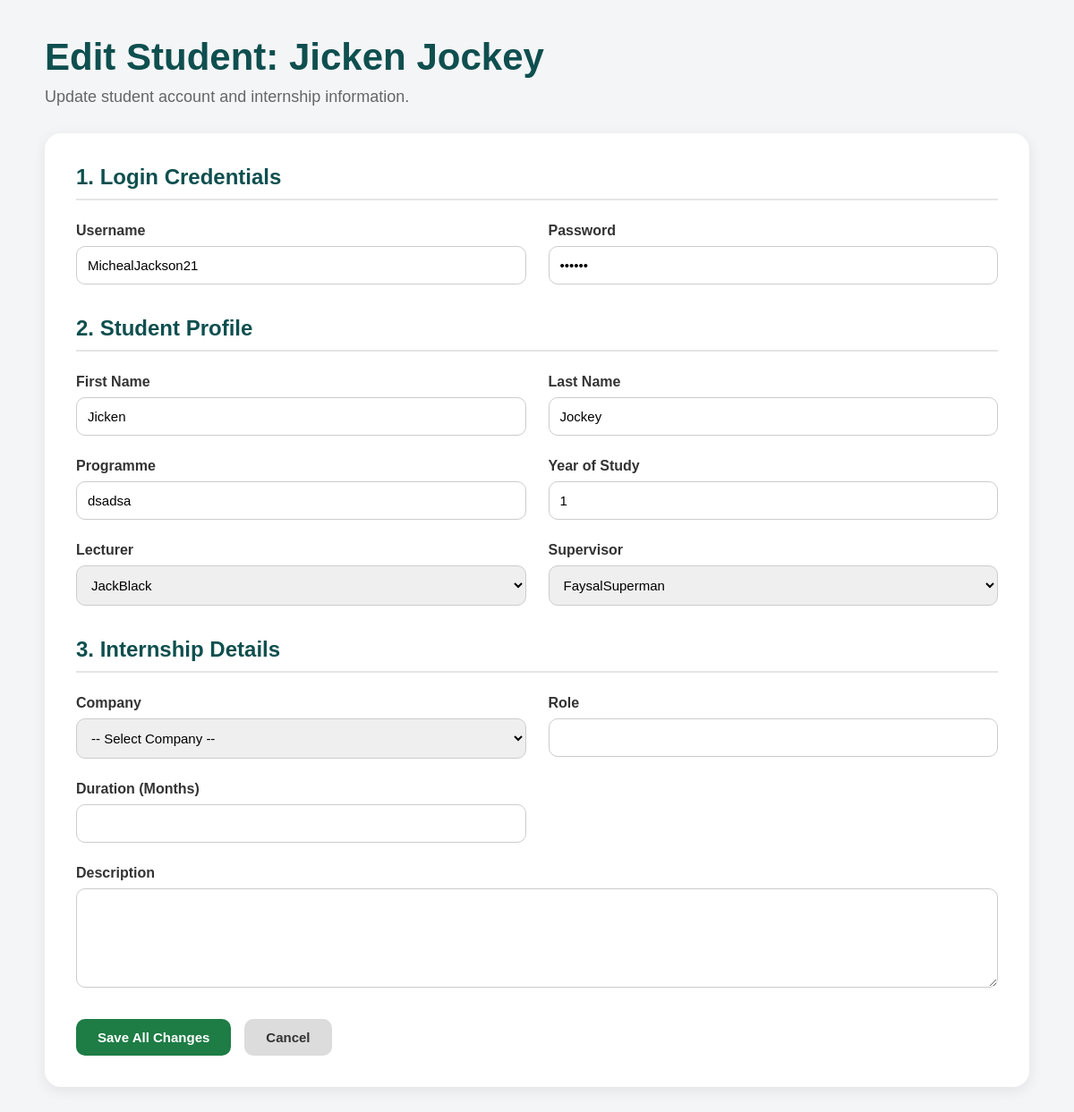
The app's page /AdminDashboard/StudentFunctions/EditStudent.php?id=1 (signed in), older data.
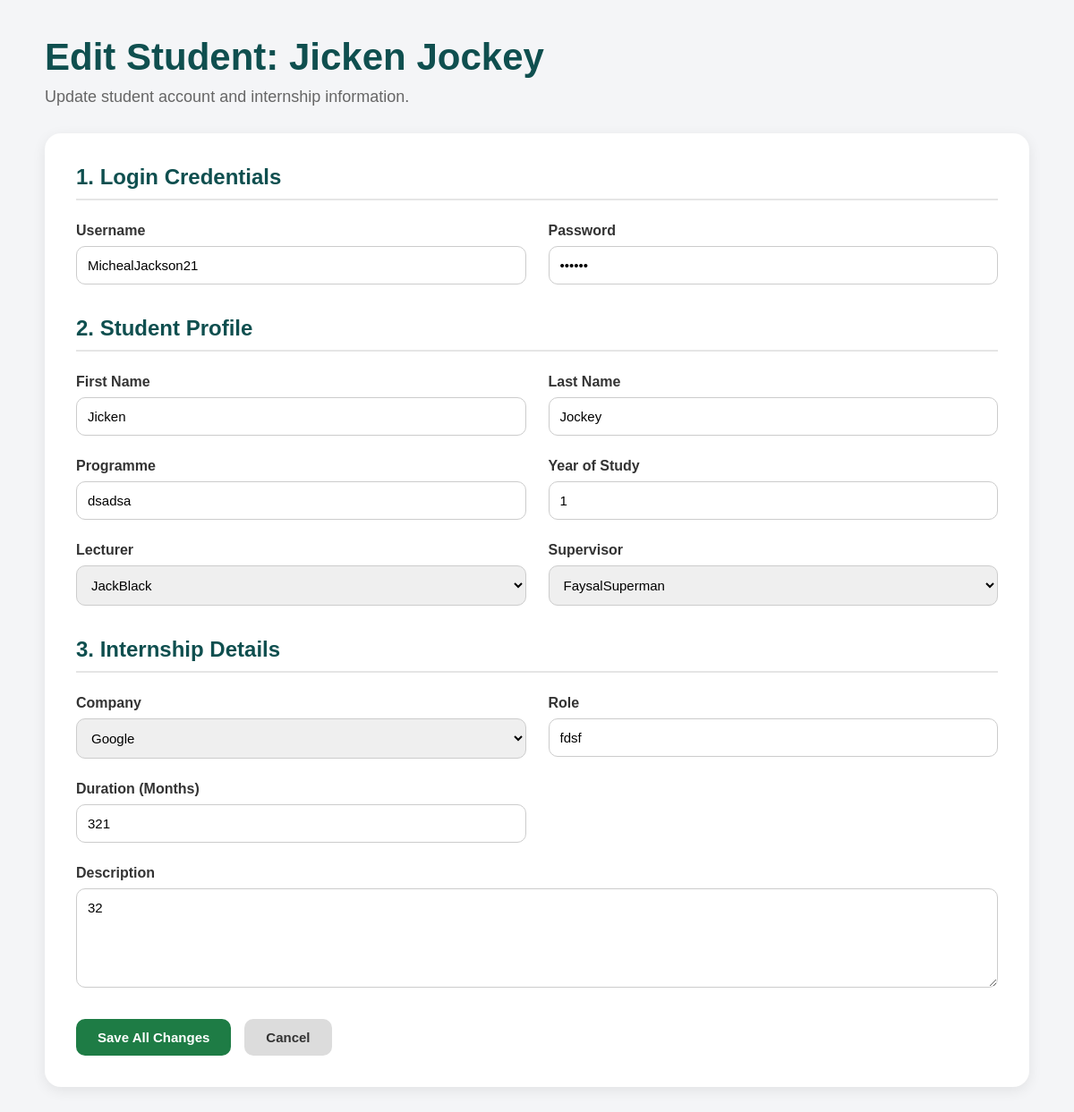
The same page, newer data.
### tables this page shows
CREATE TABLE `studentprofile` (
  `StudentProfileID` int(11) NOT NULL,
  `StudentAccountID` int(11) NOT NULL,
  `FirstName` varchar(100) NOT NULL,
  `LastName` varchar(100) NOT NULL,
  `ProgrammeCode` varchar(100) NOT NULL,
  `YearOfStudy` int(11) NOT NULL,
  `AssesorAccountIDLect` int(11) DEFAULT NULL,
  `AssesorAccountIDSuper` int(11) DEFAULT NULL
);

CREATE TABLE `studentaccountlist` (
  `StudentAccountID` int(11) NOT NULL,
  `Password` varchar(100) NOT NULL,
  `Username` varchar(100) NOT NULL,
  `AdminAccountID` int(11) NOT NULL
);

CREATE TABLE `assesoraccountlist` (
  `AssessorAccountID` int(11) NOT NULL,
  `Password` varchar(100) NOT NULL,
  `Username` varchar(100) NOT NULL,
  `AdminAccountID` int(11) NOT NULL,
  `AssesorType` enum('Lecturer','Supervisor') NOT NULL
);

CREATE TABLE `internship` (
  `InternshipID` int(11) NOT NULL,
  `StudentAccountID` int(11) NOT NULL,
  `CompanyINT` int(11) DEFAULT NULL,
  `Role` varchar(100) NOT NULL,
  `Months_duration` int(11) NOT NULL,
  `Description` varchar(200) DEFAULT NULL
);

CREATE TABLE `companynamelist` (
  `CompanyInt` int(11) NOT NULL,
  `CompanyName` varchar(100) NOT NULL,
  `CompanyAddress` varchar(100) DEFAULT NULL,
  `CompanyType` enum('Technology','Finance','Healthcare','Engineering','Media','Other') DEFAULT NULL,
  `ContactNumber` varchar(100) DEFAULT NULL,
  `EmailContact` varchar(100) DEFAULT NULL
);

### ExecutePStatement.php (called while the page is built, shortened)
<?php
function executePreparedStatement($sql, $params) {
    global $conn;
    $stmt = $conn->prepare($sql);
    if (!empty($params)) {
        $stmt->bind_param(str_repeat('s', count($params)), ...$params);
    }
    if (stripos($sql, "SELECT") === 0) {
        $stmt->execute();
        $result = $stmt->get_result();
    } else {
        $result = $stmt->execute();
    }
    return $result;
}
?>

### AdminDashboard/StudentFunctions/EditStudent.php (the view, shortened to what the changed rows need)
<?php
include '../../Connection.php';
include '../../ExecutePStatement.php';
$studentID = $_GET['id'] ?? $_POST['id'] ?? null;
$fetchSql = "SELECT acc.Username, acc.Password, prof.*,
                    intern.CompanyINT, intern.Role, intern.Months_duration, intern.Description
             FROM studentaccountlist acc
             JOIN studentprofile prof ON acc.StudentAccountID = prof.StudentAccountID
             LEFT JOIN internship intern ON acc.StudentAccountID = intern.StudentAccountID
             WHERE acc.StudentAccountID = ?";
$fetchResult = executePreparedStatement($fetchSql, [$studentID]);
$studentData = $fetchResult->fetch_assoc();
$lecturers = executePreparedStatement("SELECT AssessorAccountID, Username FROM assesoraccountlist WHERE AssesorType = ?", ['Lecturer']);
$supervisors = executePreparedStatement("SELECT AssessorAccountID, Username FROM assesoraccountlist WHERE AssesorType = ?", ['Supervisor']);
$companies = $conn->query("SELECT * FROM companynamelist");
?>
<!DOCTYPE html>
<html lang="en">
<head>
    <link rel="stylesheet" href="../../CssFiles/Add_Edit.css">
</head>
<body>
<div class="container">
    <h1 class="page-title">
        Edit Student:
        <?php echo $studentData['FirstName'] . " " . $studentData['LastName']; ?>
    </h1>
    <p class="subtitle">
        Update student account and internship information.
    </p>
    <div class="form-card">
        <form action="" method="post">
            <h2 class="section-title">1. Login Credentials</h2>
            <div class="form-grid">
                <div class="form-group">
                    <label>Username</label>
                    <input type="text" name="username" value="<?php echo $studentData['Username']; ?>"  required>
                </div>
                <div class="form-group">
                    <label>Password</label>
                    <input type="password" name="password" value="<?php echo $studentData['Password']; ?>" required>
                </div>
            </div>
            <h2 class="section-title">2. Student Profile</h2>
            <div class="form-grid">
                <div class="form-group">
                    <label>First Name</label>
                    <input type="text" name="firstname" value="<?php echo $studentData['FirstName']; ?>" required>
                </div>
                <div class="form-group">
                    <label>Last Name</label>
                    <input type="text" name="lastname" value="<?php echo $studentData['LastName']; ?>"required>
                </div>
                <div class="form-group">
                    <label>Programme</label>
                    <input type="text" name="programme" value="<?php echo $studentData['ProgrammeCode']; ?>" required>
                </div>
                <div class="form-group">
                    <label>Year of Study</label>
                    <input type="number" name="year" value="<?php echo $studentData['YearOfStudy']; ?>" min="1" max="4" required>
                </div>
                <div class="form-group">
                    <label>Lecturer</label>
                    <select name="lecturer">
                        <?php while($l = $lecturers->fetch_assoc()): ?>
                            <option
                                value="<?php echo $l['AssessorAccountID']; ?>"
                                <?php if($studentData['AssesorAccountIDLect'] == $l['AssessorAccountID']) echo 'selected'; ?>
                            >
                                <?php echo $l['Username']; ?>
                            </option>
                        <?php endwhile; ?>
                    </select>
                </div>
                <div class="form-group">
                    <label>Supervisor</label>
                    <select name="supervisor">
                        <?php while($s = $supervisors->fetch_assoc()): ?>
                            <option
                                value="<?php echo $s['AssessorAccountID']; ?>"
                                <?php if($studentData['AssesorAccountIDSuper'] == $s['AssessorAccountID']) echo 'selected'; ?>
                            >
                                <?php echo $s['Username']; ?>
                            </option>
                        <?php endwhile; ?>
                    </select>
                </div>
            </div>
            <h2 class="section-title">3. Internship Details</h2>
            <div class="form-grid">
                <div class="form-group">
                    <label>Company</label>
                    <select name="company_id" required>
                        <option value="">-- Select Company --</option>
                        <?php while($c = $companies->fetch_assoc()): ?>
                            <option
                                value="<?php echo $c['CompanyInt']; ?>"
                                <?php if($studentData['CompanyINT'] == $c['CompanyInt']) echo 'selected'; ?>
                            >
                                <?php echo $c['CompanyName']; ?>
                            </option>
                        <?php endwhile; ?>
                    </select>
                </div>
                <div class="form-group">
                    <label>Role</label>
                    <input type="text" name="role" value="<?php echo $studentData['Role'] ?? ''; ?>" required>
                </div>
                <div class="form-group">
                    <label>Duration (Months)</label>
                    <input type="number" name="duration"  value="<?php echo $studentData['Months_duration'] ?? ''; ?>" required>
                </div>
                <div class="form-group full-width">
                    <label>Description</label>
                    <textarea name="description" rows="5" ><?php echo $studentData['Description'] ?? ''; ?></textarea>
                </div>
            </div>
        </form>
    </div>
</div>
</body>
</html>

Row changes from the older to the newer data that the page shows:
now on this page (row unchanged): studentaccountlist: studentprofile.FirstName "Jicken", studentprofile.LastName "Jockey", username "MichealJackson21", firstname "Jicken", lastname "Jockey", programme "dsadsa", year "1", role "fdsf", duration "321", description "32"
added internship: company_id "Google"
Text that changed along with them:
form field company_id: "-- Select Company --" → (not shown)
